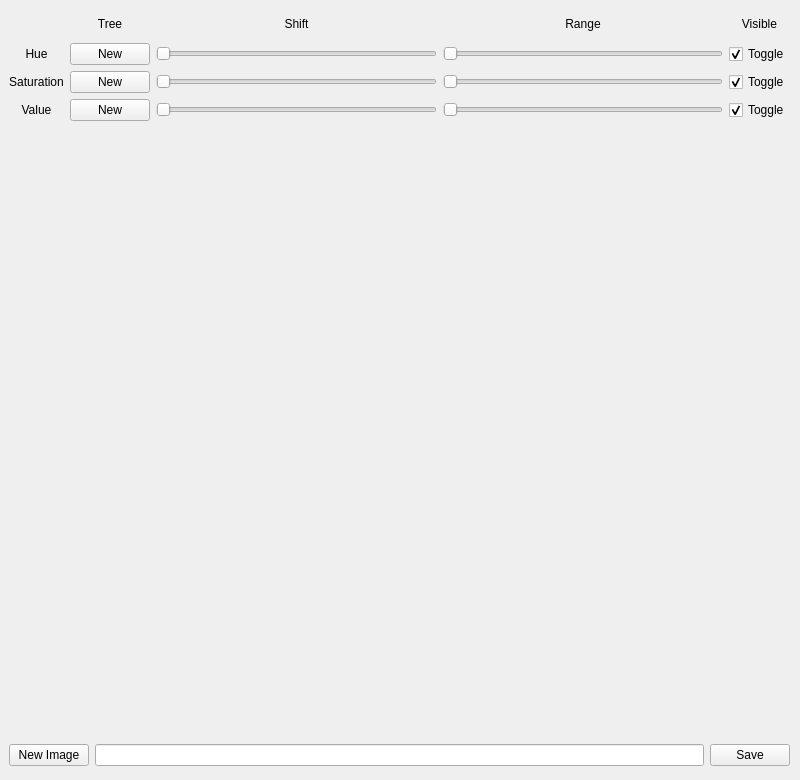
<?xml version="1.0" encoding="UTF-8"?>
<ui version="4.0">
 <class>Form</class>
 <widget class="QWidget" name="Form">
  <property name="geometry">
   <rect>
    <x>0</x>
    <y>0</y>
    <width>800</width>
    <height>780</height>
   </rect>
  </property>
  <property name="minimumSize">
   <size>
    <width>800</width>
    <height>780</height>
   </size>
  </property>
  <property name="maximumSize">
   <size>
    <width>800</width>
    <height>780</height>
   </size>
  </property>
  <property name="baseSize">
   <size>
    <width>800</width>
    <height>800</height>
   </size>
  </property>
  <property name="windowTitle">
   <string>Form</string>
  </property>
  <widget class="QWidget" name="gridLayoutWidget">
   <property name="geometry">
    <rect>
     <x>9</x>
     <y>10</y>
     <width>781</width>
     <height>111</height>
    </rect>
   </property>
   <layout class="QGridLayout" name="gridLayout">
    <item row="0" column="1">
     <widget class="QLabel" name="treeLabel">
      <property name="text">
       <string>Tree</string>
      </property>
      <property name="alignment">
       <set>Qt::AlignCenter</set>
      </property>
     </widget>
    </item>
    <item row="0" column="0">
     <spacer name="horizontalSpacer">
      <property name="orientation">
       <enum>Qt::Horizontal</enum>
      </property>
      <property name="sizeType">
       <enum>QSizePolicy::Minimum</enum>
      </property>
      <property name="sizeHint" stdset="0">
       <size>
        <width>40</width>
        <height>20</height>
       </size>
      </property>
     </spacer>
    </item>
    <item row="3" column="0">
     <widget class="QLabel" name="valueLabel">
      <property name="text">
       <string>Value</string>
      </property>
      <property name="alignment">
       <set>Qt::AlignCenter</set>
      </property>
     </widget>
    </item>
    <item row="2" column="4">
     <widget class="QCheckBox" name="saturationCheckbox">
      <property name="enabled">
       <bool>true</bool>
      </property>
      <property name="text">
       <string>Toggle</string>
      </property>
      <property name="checked">
       <bool>true</bool>
      </property>
      <property name="tristate">
       <bool>false</bool>
      </property>
     </widget>
    </item>
    <item row="1" column="1">
     <widget class="QPushButton" name="hueTreeButton">
      <property name="text">
       <string>New</string>
      </property>
     </widget>
    </item>
    <item row="0" column="3">
     <widget class="QLabel" name="rangeLabel">
      <property name="text">
       <string>Range</string>
      </property>
      <property name="alignment">
       <set>Qt::AlignCenter</set>
      </property>
     </widget>
    </item>
    <item row="3" column="4">
     <widget class="QCheckBox" name="valueCheckbox">
      <property name="enabled">
       <bool>true</bool>
      </property>
      <property name="text">
       <string>Toggle</string>
      </property>
      <property name="checked">
       <bool>true</bool>
      </property>
      <property name="tristate">
       <bool>false</bool>
      </property>
     </widget>
    </item>
    <item row="2" column="3">
     <widget class="QSlider" name="saturationRangeSlider">
      <property name="maximum">
       <number>255</number>
      </property>
      <property name="orientation">
       <enum>Qt::Horizontal</enum>
      </property>
     </widget>
    </item>
    <item row="1" column="2">
     <widget class="QSlider" name="hueShiftSlider">
      <property name="maximum">
       <number>255</number>
      </property>
      <property name="orientation">
       <enum>Qt::Horizontal</enum>
      </property>
     </widget>
    </item>
    <item row="1" column="3">
     <widget class="QSlider" name="hueRangeSlider">
      <property name="maximum">
       <number>255</number>
      </property>
      <property name="orientation">
       <enum>Qt::Horizontal</enum>
      </property>
     </widget>
    </item>
    <item row="1" column="4">
     <widget class="QCheckBox" name="hueCheckbox">
      <property name="enabled">
       <bool>true</bool>
      </property>
      <property name="text">
       <string>Toggle</string>
      </property>
      <property name="checked">
       <bool>true</bool>
      </property>
      <property name="tristate">
       <bool>false</bool>
      </property>
     </widget>
    </item>
    <item row="1" column="0">
     <widget class="QLabel" name="hueLabel">
      <property name="text">
       <string>Hue</string>
      </property>
      <property name="alignment">
       <set>Qt::AlignCenter</set>
      </property>
     </widget>
    </item>
    <item row="2" column="0">
     <widget class="QLabel" name="saturationLabel">
      <property name="text">
       <string>Saturation</string>
      </property>
      <property name="alignment">
       <set>Qt::AlignCenter</set>
      </property>
     </widget>
    </item>
    <item row="2" column="2">
     <widget class="QSlider" name="saturationShiftSlider">
      <property name="maximum">
       <number>255</number>
      </property>
      <property name="orientation">
       <enum>Qt::Horizontal</enum>
      </property>
     </widget>
    </item>
    <item row="0" column="2">
     <widget class="QLabel" name="shiftLabel">
      <property name="text">
       <string>Shift</string>
      </property>
      <property name="alignment">
       <set>Qt::AlignCenter</set>
      </property>
     </widget>
    </item>
    <item row="0" column="4">
     <widget class="QLabel" name="visibleLabel">
      <property name="text">
       <string>Visible</string>
      </property>
      <property name="alignment">
       <set>Qt::AlignCenter</set>
      </property>
     </widget>
    </item>
    <item row="3" column="1">
     <widget class="QPushButton" name="valueTreeButton">
      <property name="text">
       <string>New</string>
      </property>
     </widget>
    </item>
    <item row="3" column="3">
     <widget class="QSlider" name="valueRangeSlider">
      <property name="maximum">
       <number>255</number>
      </property>
      <property name="orientation">
       <enum>Qt::Horizontal</enum>
      </property>
     </widget>
    </item>
    <item row="2" column="1">
     <widget class="QPushButton" name="saturationTreeButton">
      <property name="text">
       <string>New</string>
      </property>
     </widget>
    </item>
    <item row="3" column="2">
     <widget class="QSlider" name="valueShiftSlider">
      <property name="maximum">
       <number>255</number>
      </property>
      <property name="orientation">
       <enum>Qt::Horizontal</enum>
      </property>
     </widget>
    </item>
   </layout>
  </widget>
  <widget class="QLabel" name="image">
   <property name="enabled">
    <bool>true</bool>
   </property>
   <property name="geometry">
    <rect>
     <x>0</x>
     <y>130</y>
     <width>800</width>
     <height>600</height>
    </rect>
   </property>
   <property name="minimumSize">
    <size>
     <width>800</width>
     <height>600</height>
    </size>
   </property>
   <property name="maximumSize">
    <size>
     <width>800</width>
     <height>600</height>
    </size>
   </property>
   <property name="autoFillBackground">
    <bool>true</bool>
   </property>
   <property name="text">
    <string/>
   </property>
  </widget>
  <widget class="QWidget" name="horizontalLayoutWidget">
   <property name="geometry">
    <rect>
     <x>9</x>
     <y>740</y>
     <width>781</width>
     <height>31</height>
    </rect>
   </property>
   <layout class="QHBoxLayout" name="horizontalLayout">
    <item>
     <widget class="QPushButton" name="newButton">
      <property name="text">
       <string>New Image</string>
      </property>
     </widget>
    </item>
    <item>
     <widget class="QLineEdit" name="nameEntry"/>
    </item>
    <item>
     <widget class="QPushButton" name="saveButton">
      <property name="text">
       <string>Save</string>
      </property>
     </widget>
    </item>
   </layout>
  </widget>
 </widget>
 <resources/>
 <connections/>
</ui>
